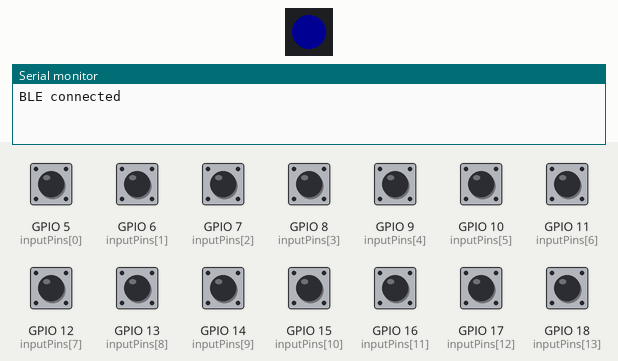
Bench run of a program on a simulated ESP32-S3. On the bench: 1 RGB LEDs in strip order, left to right, the last lines printed to the serial monitor. The inputs (shaded band) are chosen by the test bench; at power-on: GPIO 5 (inputPins[0]), GPIO 6 (inputPins[1]), GPIO 7 (inputPins[2]), GPIO 8 (inputPins[3]), GPIO 9 (inputPins[4]), GPIO 10 (inputPins[5]), GPIO 11 (inputPins[6]), GPIO 12 (inputPins[7]), GPIO 13 (inputPins[8]), GPIO 14 (inputPins[9]), GPIO 15 (inputPins[10]), GPIO 16 (inputPins[11]), GPIO 17 (inputPins[12]), GPIO 18 (inputPins[13]) HIGH. Dim RGB values are drawn brighter than linear; USB keyboard and mouse output is not drawn.

Above: at 1.2 s.
1.3 s: GPIO 5 (inputPins[0]) pulled LOW for 0.15 s
At 1.37 s:
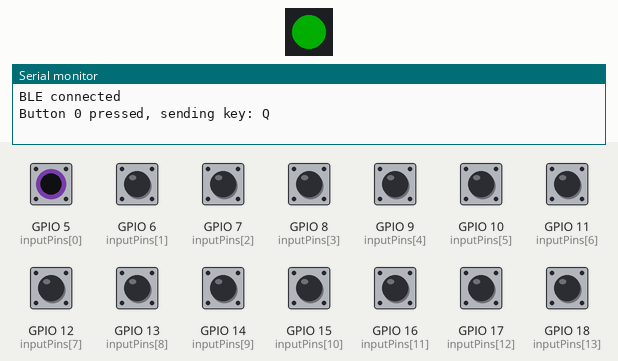
2.9 s: GPIO 6 (inputPins[1]) pulled LOW for 0.15 s
At 3.9 s:
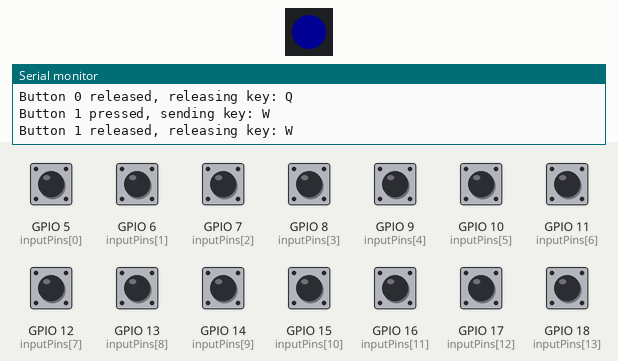
4.5 s: GPIO 7 (inputPins[2]) pulled LOW for 0.15 s
At 5.8 s:
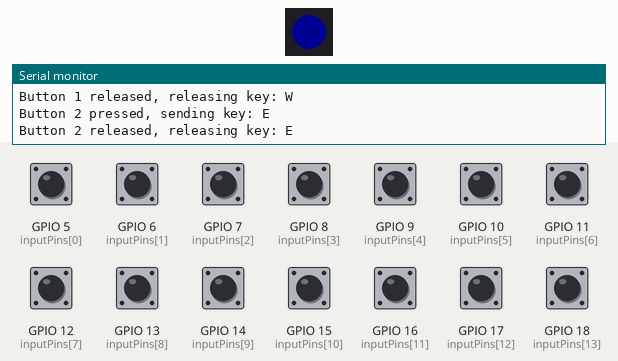
6.1 s: GPIO 8 (inputPins[3]) pulled LOW for 0.15 s
At 7.0 s:
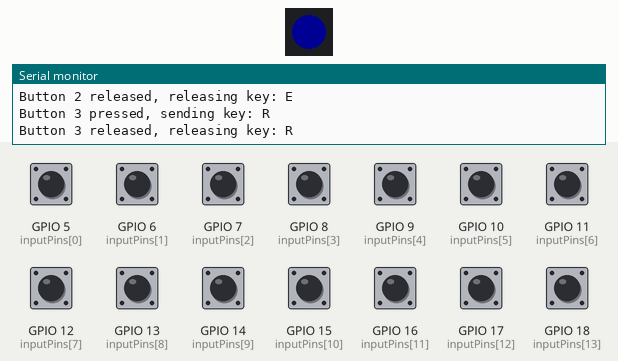
7.7 s: GPIO 9 (inputPins[4]) pulled LOW for 0.15 s
At 8.7 s:
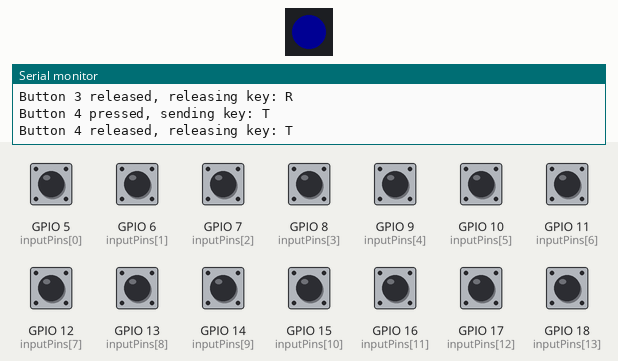
9.3 s: GPIO 10 (inputPins[5]) pulled LOW for 0.15 s
At 10.8 s:
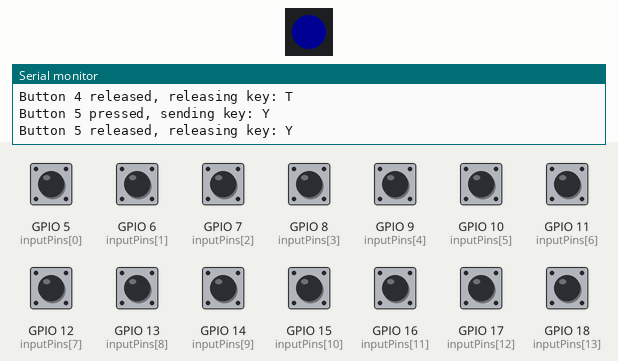
Timing chart, 0 to 11.9 s (numbered marks = the images above; inputs shaded):
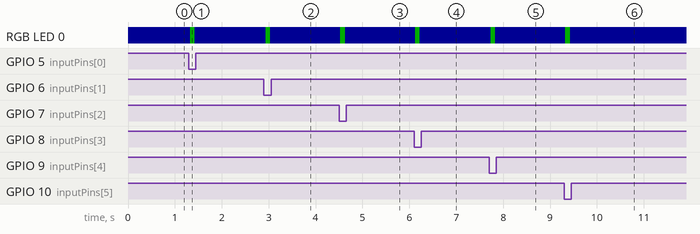

The program:

main.cpp
```cpp
// (licence header left out)
#include <BleKeyboard.h>
#include <Adafruit_NeoPixel.h>
#include <freertos/FreeRTOS.h>
#include <freertos/timers.h>

// Can also be GPIO38
#define LED_PIN 38           // GPIO pin for addressable LED (Neopixel/WS2812)
#define NUMPIXELS 1          // bultin led
#define BRIGHTNESS 50        // Brightness level for the LED

void startBlinkingBlue();
void blinkTask(TimerHandle_t xTimer);
void setLEDBlueDim();
void flashLEDGreen();

Adafruit_NeoPixel pixels(NUMPIXELS, LED_PIN, NEO_GRB + NEO_KHZ800);

BleKeyboard bleKeyboard("Poljin", "Celppu", 100);

#define DEBOUNCE_DELAY 20    // Debounce time in milliseconds

// Define GPIO pins for inputs (GPIO5 to GPIO18)
int inputPins[] = {5, 6, 7, 8, 9, 10, 11, 12, 13, 14, 15, 16, 17, 18};

// Define corresponding key mappings (adjustable)
char keyMap[] = {'Q', 'W', 'E', 'R', 'T', 'Y', 'U', 'I', 'O', 'P', 'A', 'S', 'D', 'F'};

// Store button states for debouncing
bool buttonState[14];         // Current button state
bool lastButtonState[14];     // Last button state
unsigned long lastDebounceTime[14];  // Last debounce time

// FreeRTOS timer handle
TimerHandle_t blinkTimer;
bool ledState = false;        // State to track LED on/off in blinking

void setup() {
  Serial.begin(115200);

  // Initialize BLE keyboard
  bleKeyboard.begin();

  // Initialize input pins as INPUT_PULLUP
  for (int i = 0; i < 14; i++) {
    pinMode(inputPins[i], INPUT_PULLUP);
    lastButtonState[i] = HIGH;  // Buttons are unpressed initially
    buttonState[i] = HIGH;      // Buttons are unpressed initially
    lastDebounceTime[i] = 0;    // Initialize debounce times
  }

  // Initialize Neopixel
  pixels.begin();
  pixels.setBrightness(BRIGHTNESS);

  // Start blinking blue LED before BLE connection
  startBlinkingBlue();

  // Set up the timer to handle LED blinking every 500ms
  blinkTimer = xTimerCreate("BlinkTimer", pdMS_TO_TICKS(500), pdTRUE, (void*)0, blinkTask);
  //xTimerStart(blinkTimer, 0);  // Start the timer
}

bool BLEConnected = false;


void loop() {
  yield();
  // Check BLE connection status
  if (bleKeyboard.isConnected()) {
    // pass

    // Stop blinking and set constant dim blue LED once connected
    //xTimerStop(blinkTimer, 0);  // Stop the blinking timer
    setLEDBlueDim();
    if(!BLEConnected) {
      Serial.println("BLE connected");
      BLEConnected = true;
    }

    // Handle button press and keypress event
    for (int i = 0; i < 14; i++) {
      int reading = digitalRead(inputPins[i]); // Read the current state of the button

      // Debouncing logic
      if (reading != lastButtonState[i]) {
        lastDebounceTime[i] = millis(); // Update debounce timer
      }

      if ((millis() - lastDebounceTime[i]) > DEBOUNCE_DELAY) {
        if (reading != buttonState[i]) {
          buttonState[i] = reading;

          // If the button is pressed (falling edge)
          if (buttonState[i] == LOW) {
            Serial.print("Button ");
            Serial.print(i);
            Serial.print(" pressed, sending key: ");
            Serial.println(keyMap[i]);

            // Send the corresponding key press and flash green LED
            bleKeyboard.press(keyMap[i]);
            flashLEDGreen();
          } else {
            Serial.print("Button ");
            Serial.print(i);
            Serial.print(" released, releasing key: ");
            Serial.println(keyMap[i]);

            // Release the key when button is released
            bleKeyboard.release(keyMap[i]);
          }
        }
      }

      // Save the current reading as the last state for the next loop iteration
      lastButtonState[i] = reading;
    }
  } else {
    //Serial.println("Waiting for BLE connection...");
    if(BLEConnected) {
      Serial.println("Lost connection");
      BLEConnected = false;
    }
  }

  delay(20);  // Small delay to reduce loop execution speed
  yield();  // Yield to allow other tasks to run
}

// Function definitions

void startBlinkingBlue() {
  // Initial blink (off) to prepare for the blinking loop
  pixels.setPixelColor(0, pixels.Color(0, 0, 0));    // Off
  pixels.show();
  ledState = false;
}

void blinkTask(TimerHandle_t xTimer) {
  // Toggle the LED state for blue blinking effect
  if (ledState) {
    pixels.setPixelColor(0, pixels.Color(0, 0, 255));  // Blue
  } else {
    pixels.setPixelColor(0, pixels.Color(0, 0, 0));    // Off
  }
  pixels.show();
  ledState = !ledState;  // Toggle state for the next blink
}

void setLEDBlueDim() {
  // Dim blue LED when connected. Only once, check current color before setting
  uint32_t currentColor = pixels.getPixelColor(0);
  if (currentColor != pixels.Color(0, 0, 100)) {
    pixels.setPixelColor(0, pixels.Color(0, 0, 100));  // Dim blue
    pixels.show();
  }
}

void flashLEDGreen() {
  // Flash green for keypress feedback
  pixels.setPixelColor(0, pixels.Color(0, 255, 0));  // Green
  pixels.show();
  delay(100);  // Short pulse
  setLEDBlueDim();  // Return to dim blue after pulse
}
```

Measured:
- after the input at 1.3 s, RGB LED 0: RGB(0, 0, 19) → RGB(0, 50, 0) at once, → RGB(0, 0, 19) 0.10 s later
- after the input at 2.9 s, RGB LED 0: RGB(0, 0, 19) → RGB(0, 50, 0) at once, → RGB(0, 0, 19) 0.10 s later
- after the input at 4.5 s, RGB LED 0: RGB(0, 0, 19) → RGB(0, 50, 0) at once, → RGB(0, 0, 19) 0.10 s later
- after the input at 6.1 s, RGB LED 0: RGB(0, 0, 19) → RGB(0, 50, 0) at once, → RGB(0, 0, 19) 0.10 s later
- after the input at 7.7 s, RGB LED 0: RGB(0, 0, 19) → RGB(0, 50, 0) at once, → RGB(0, 0, 19) 0.10 s later
- after the input at 9.3 s, RGB LED 0: RGB(0, 0, 19) → RGB(0, 50, 0) at once, → RGB(0, 0, 19) 0.10 s later
